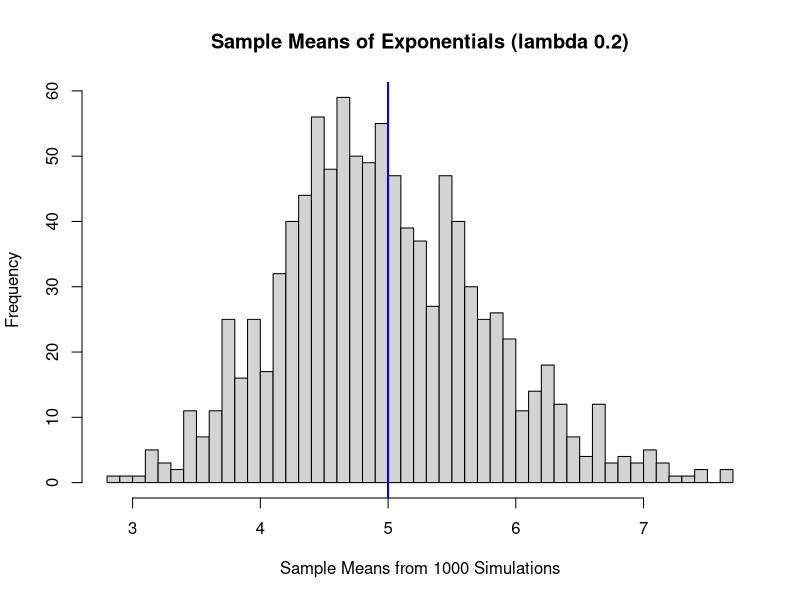
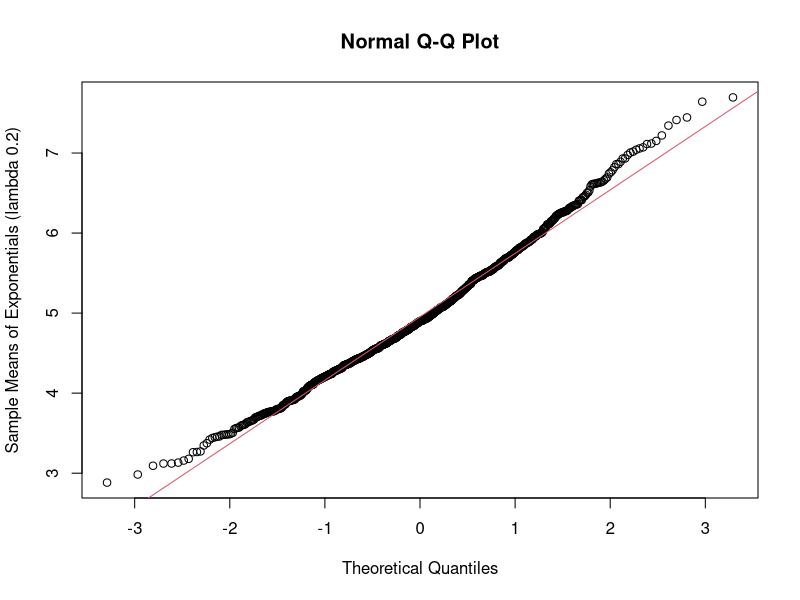

Source code (R) for these figures, in order:
## ---- chunk 1
set.seed(33)
lambda <- 0.2
# We perform 1000 simulations with 40 samples 
sample_size <- 40
simulations <- 1000

# Lets do 1000 simulations
simulated_exponentials <- replicate(simulations, mean(rexp(sample_size,lambda)))
# 
simulated_means  <- mean(simulated_exponentials)
simulated_median <- median(simulated_exponentials)
simulated_sd     <- sd(simulated_exponentials)

## ---- chunk 2
tm <- 1/lambda                     # calculate theoretical mean
sm <- mean(simulated_exponentials) # calculate avg sample mean
## ---- chunk 3


hist(simulated_exponentials,  freq=TRUE, breaks=50,
     main="Sample Means of Exponentials (lambda 0.2)",
     xlab="Sample Means from 1000 Simulations")
abline(v=5, col="blue", lwd=2)
## ---- chunk 4
# Calculation of the theoretical sd
theor_sd <- (1/lambda)/sqrt(40)
# Calculation of the theoretical variance for sampling data
theor_var <- theor_sd^2

simulated_var    <- var(simulated_exponentials)
## ---- chunk 5
qqnorm(simulated_exponentials, ylab = "Sample Means of Exponentials (lambda 0.2)")
qqline(simulated_exponentials, col = 2)
